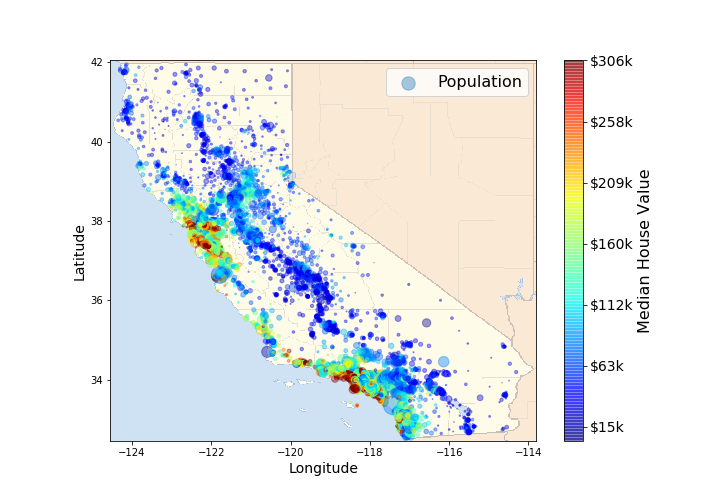

Python code for this plot:
# -*- coding: utf-8 -*-
from download_data import housing 
import matplotlib.image as mpimg
import matplotlib.pyplot as plt
import numpy as np
california_img=mpimg.imread('D:/tensorflow_sourcecode/handson-ml-master/handson-ml-master/images/end_to_end_project/california.png')
ax = housing.plot(kind="scatter", x="longitude", y="latitude", figsize=(10,7),
                       s=housing['population']/100, label="Population",
                       c="median_house_value", cmap=plt.get_cmap("jet"),
                       colorbar=False, alpha=0.4,
                      )
plt.imshow(california_img, extent=[-124.55, -113.80, 32.45, 42.05], alpha=0.5,
           cmap=plt.get_cmap("jet"))
plt.ylabel("Latitude", fontsize=14)
plt.xlabel("Longitude", fontsize=14)

prices = housing["median_house_value"]
tick_values = np.linspace(prices.min(), prices.max(), 11)
cbar = plt.colorbar()
cbar.ax.set_yticklabels(["$%dk"%(round(v/1000)) for v in tick_values], fontsize=14)
cbar.set_label('Median House Value', fontsize=16)

plt.legend(fontsize=16)
plt.savefig("california_housing_prices_plot")
plt.show()
from pandas.tools.plotting import scatter_matrix 
attributes =["median_house_value", "median_income", "total_rooms",
              "housing_median_age"]
scatter_matrix(housing[attributes],figsize=(12,8))
plt.savefig("releation of  attributes")